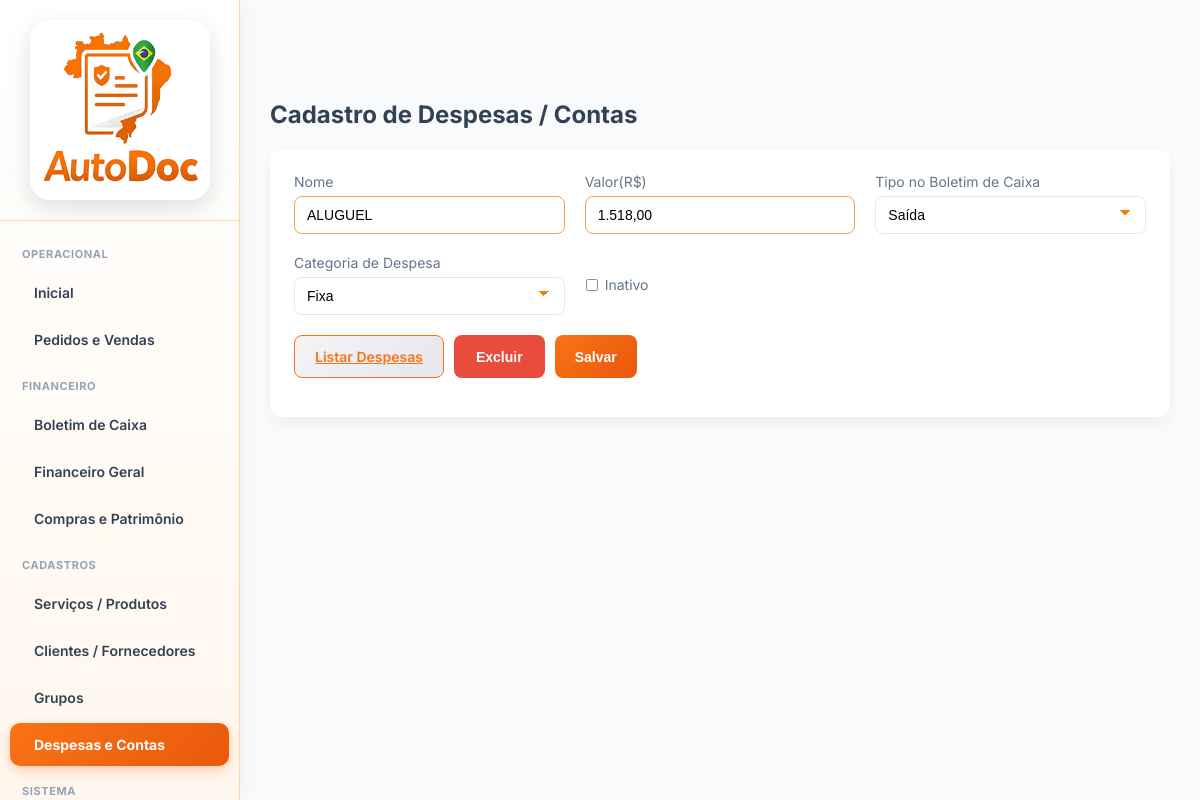
The app's page /user/frmDespesas.php?Codigo=20 (signed in) with its own data.
### tables this page shows
CREATE TABLE `tipodespesa` (
  `idEmpresa` int NOT NULL,
  `Categoria` int NOT NULL,
  `Acao` varchar(11) NOT NULL,
  `Inativo` int NOT NULL,
  `id` int NOT NULL AUTO_INCREMENT,
  `Descricao` varchar(200) NOT NULL,
  `ValorBase` decimal(10,2) NOT NULL,
  `Codigo` int NOT NULL,
  `Nome` varchar(100) NOT NULL,
  `DataAlt` datetime DEFAULT NULL,
  PRIMARY KEY (`id`)
);

### base/baseFuncoes.php (called while the page is built, shortened)
<?php
require_once 'connection.php';
function ExSqlNET($sql, $conn = null, $params = [])
{
    if ($conn === null) {
        global $dbGeralNET;
        $conn = $dbGeralNET;
    }
    $stmt = $conn->prepare($sql);
    $stmt->execute($params);
    return $stmt->fetchAll(PDO::FETCH_ASSOC);
}
?>

### user/frmDespesas.php (the view, shortened to what this page needs)
<?php
include '../base/baseFuncoes.php';
$id = $_GET['Codigo'] ?? null;
if ($id) {
    $dados = ExSqlNET(
        "SELECT *
         FROM tipodespesa
         WHERE id = ?
            AND idEmpresa = ?",
        null,
        [$id, $_SESSION['idEmpresa']]
    );
    $dados = $dados[0] ?? null;
    $Alterando = true;
} else {
    $Alterando = false;
}
?>
<!DOCTYPE html>
<html lang="pt-br">
<head>
    <link rel="stylesheet" href="../css/base.css">
    <link rel="stylesheet" href="../css/home.css">
</head>
<body>
<?php include '../base/navbarUser.php'; ?>
<div class="content">
    <div class="page-title">Cadastro de Despesas / Contas</div>
    <div class="card">
        <form method="post">
            <div class="form-grid">
                <div>
                    <label>Nome</label>
                    <input type="text" name="Nome" id="Nome" placeholder="Ex: Aluguel, Internet, Taxa Detran" value="<?= $Alterando ? htmlspecialchars($dados['Descricao']) : '' ?>">
                </div>
                <div>
                    <label>Valor(R$)</label>
                    <input
                        type="text"
                        id="ValorBase"
                        name="ValorBase"
                        placeholder="0,00"
                        value="<?= $Alterando
                            ? number_format(
                                (float) str_replace(',', '.', $dados['ValorBase']),
                                2, ',', '.'
                            )
                            : ''
                        ?>"
                    >
                </div>
                <div>
                    <label>Tipo no Boletim de Caixa</label>
                    <select name="Acao" id="Acao">
                        <option value="1" <?= ($Alterando && $dados['Acao'] == -1) ? 'selected' : '' ?>>
                            Saída
                        </option>
                    </select>
                </div>
                <div>
                    <label>Categoria de Despesa</label>
                    <select name="Categoria" id ="Categoria">
                        <option value="1" <?= ($Alterando && $dados['Categoria'] == 1) ? 'selected' : '' ?>>
                            Fixa
                        </option>
                    </select>
                </div>
                <div class="checkbox">
                    <input
                        type="checkbox"
                        id="Inativo"
                        name="Inativo"
                        value="1"
                        <?= ($Alterando && $dados['Inativo'] == 1) ? 'checked' : '' ?>
                    >
                    <label for="Inativo">Inativo</label>
                </div>
            </div>
            <div class="actions">
                <a href="frmDespesasLista.php" class="btn btn-secondary">
                    Listar Despesas
                </a>
                <?php if ($Alterando): ?>
                    <button
                        type="submit"
                        name="excluir"
                        class="btn-excluir"
                        onclick="return confirm('Tem certeza que deseja excluir esta despesa / conta? Essa ação não pode ser desfeita.')"
                    >
                        Excluir
                    </button>
                <?php endif; ?>
                <button type="submit" name= "salvar" class="btn">Salvar</button>
            </div>
        </form>
    </div>
</div>
</body>
</html>

### css/base.css (style rules this page uses)
* { margin: 0; padding: 0; box-sizing: border-box; }
html, body { width: 100%; height: 100%; font-family: 'Inter', Arial, sans-serif; background-color: #f5f6fa; font-family: 'Inter', sans-serif; background-color: #f1f5f9; }
body { margin: 0; font-family: 'Inter', Arial, sans-serif; background-color: #f8fafc; }
.content { margin-left: 240px; padding: 30px; }
.page-title { font-size: 24px; font-weight: 700; color: #334155; margin-bottom: 20px; }
.card { background: #ffffff; padding: 20px; border-radius: 12px; box-shadow: 0 6px 14px rgba(0,0,0,0.05); }
.card { background: #ffffff; padding: 24px; border-radius: 12px; box-shadow: 0 6px 14px rgba(0,0,0,0.05); margin-bottom: 30px; }
.form-grid { display: grid; grid-template-columns: repeat(auto-fit, minmax(240px, 1fr)); gap: 20px; }
label { font-size: 14px; color: #64748b; margin-bottom: 6px; display: block; }
input, select, textarea { width: 100%; padding: 10px 12px; border: 1px solid #e5e7eb; border-radius: 8px; font-size: 14px; }
.checkbox { display: flex; align-items: center; gap: 6px; }
.checkbox input[type="checkbox"] { transform: scale(0.85); margin: 0; }
.checkbox label { margin: 0; cursor: pointer; }
.checkbox input[type="checkbox"] { width: 14px; height: 14px; accent-color: #e53935; }
.btn { background: linear-gradient(135deg, #f97316, #ea580c); color: #ffffff; border: none; padding: 12px 20px; border-radius: 8px; font-size: 14px; font-weight: 600; cursor: pointer; }
.btn-secondary { background: linear-gradient(135deg, #f3f4f6, #e5e7eb); color: #374151; border: 1px solid #e5e7eb; transition: all 0.25s ease; }
.actions { display: flex; gap: 10px; flex-wrap: wrap; margin-top: 20px; }
.actions { margin-bottom: 15px; display: flex; gap: 10px; flex-wrap: wrap; }
input, textarea, select { font-family: 'Poppins', sans-serif; padding: 12px 14px; font-size: 14px; border: 1.5px solid #ddd; border-radius: 8px; outline: none; transition: all 0.25s ease; background-color: #fff; width: 100%; }
input::placeholder, textarea::placeholder { color: #aaa; }
input:not(:placeholder-shown), textarea:not(:placeholder-shown) { border-color: #ffa14d; }
select { appearance: none; -webkit-appearance: none; -moz-appearance: none; background-image: linear-gradient(45deg, transparent 50%, #ff7a00 50%), linear-gradient(135deg, #ff7a00 50%, transparent 50%); background-position: calc(100% - 20px) calc(50% - 3px), calc(100% - 15px) calc(50% - 3px); background-size: 5px 5px, 5px 5px; background-repeat: no-repeat; }
option { font-family: 'Poppins', sans-serif; }
.btn-excluir { background: #e74c3c; color: #fff; padding: 10px 22px; border: none; border-radius: 8px; font-size: 14px; font-weight: 600; cursor: pointer; transition: all 0.25s ease; }

### user/frmDespesas.php (style rules this page uses)
.content { margin-left: 240px; padding: 30px; }
.page-title { font-size: 24px; font-weight: 700; color: #334155; margin-bottom: 20px; }
.card { background: #ffffff; padding: 24px; border-radius: 12px; box-shadow: 0 6px 14px rgba(0,0,0,0.05); margin-bottom: 30px; }
.form-grid { display: grid; grid-template-columns: repeat(auto-fit, minmax(220px, 1fr)); gap: 20px; }
label { font-size: 14px; color: #64748b; margin-bottom: 6px; display: block; }
input, select, textarea { width: 100%; padding: 10px 12px; border: 1px solid #e5e7eb; border-radius: 8px; font-size: 14px; }
.actions { display: flex; gap: 10px; flex-wrap: wrap; margin-top: 20px; }
.btn { background-color: #f97316; color: #ffffff; border: none; padding: 12px 20px; border-radius: 8px; font-size: 14px; font-weight: 600; cursor: pointer; }
.btn-secondary { background-color: #fff7ed; color: #f97316; border: 1px solid #f97316; }

### records on screen
tipodespesa: Nome "ALUGUEL", ValorBase "1.518,00", Acao "Saída", Categoria "Fixa"
